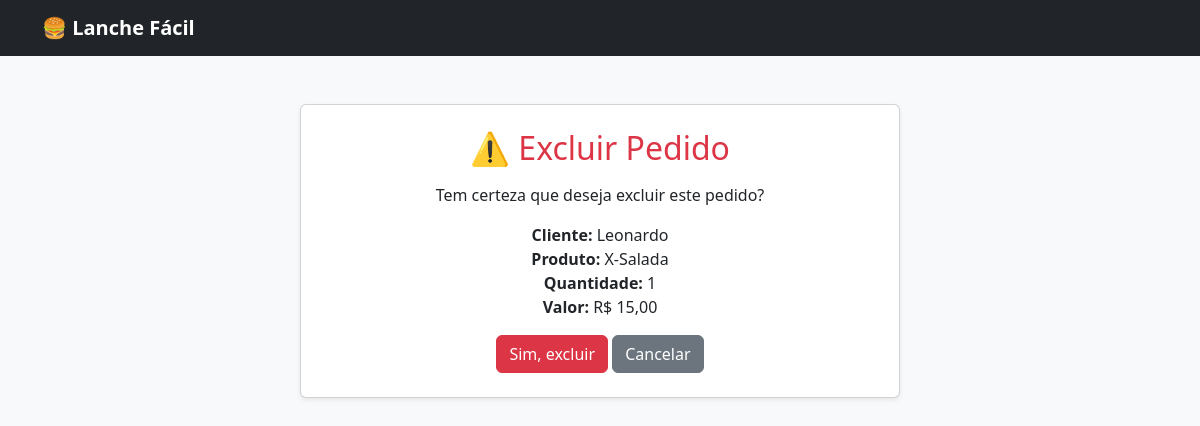
Screenshot of /pedidos/excluir/2/ with the database file from the repository.
### pedidos/models.py (models this page shows, shortened)
class Pedido(models.Model):
    cliente = models.ForeignKey(Cliente, on_delete=models.CASCADE)
    produto = models.ForeignKey(Produto, on_delete=models.CASCADE)
    quantidade = models.IntegerField()
    valor_total = models.DecimalField(max_digits=10, decimal_places=2)

class Cliente(models.Model):
    nome = models.CharField(max_length=100)
    telefone = models.CharField(max_length=20)

class Produto(models.Model):
    nome = models.CharField(max_length=100)
    categoria = models.CharField(max_length=50)
    preco = models.DecimalField(max_digits=10, decimal_places=2)

### pedidos/views.py (the view)
# urls.py: path("pedidos/excluir/<int:id>/", views.excluir_pedido, name="excluir_pedido"),
def excluir_pedido(request, id):
    pedido = get_object_or_404(Pedido, id=id)
    if request.method == "POST":
        pedido.delete()
        return redirect("lista_pedidos")
    return render(
        request,
        "pedidos/excluir_pedido.html",
        {"pedido": pedido}
    )

### pedidos/templates/pedidos/excluir_pedido.html (shortened to what this page needs)
<!DOCTYPE html>
<html lang="pt-br">
<head>
    <link
        href="https://cdn.jsdelivr.net/npm/bootstrap@5.3.3/dist/css/bootstrap.min.css"
        rel="stylesheet"
    >
</head>
<body class="bg-light">
<nav class="navbar navbar-dark bg-dark">
    <div class="container">
        <a class="navbar-brand fw-bold" href="/">
            🍔 Lanche Fácil
        </a>
    </div>
</nav>
<div class="container py-5">
    <div class="card shadow-sm mx-auto" style="max-width: 600px;">
        <div class="card-body p-4 text-center">
            <h2 class="text-danger mb-3">⚠️ Excluir Pedido</h2>
            <p>
                Tem certeza que deseja excluir este pedido?
            </p>
            <p>
                <strong>Cliente:</strong> {{ pedido.cliente.nome }}<br>
                <strong>Produto:</strong> {{ pedido.produto.nome }}<br>
                <strong>Quantidade:</strong> {{ pedido.quantidade }}<br>
                <strong>Valor:</strong> R$ {{ pedido.valor_total }}
            </p>
            <form method="POST" onsubmit="return confirmarExclusao();">
                <button type="submit" class="btn btn-danger">
                    Sim, excluir
                </button>
                <a href="{% url 'lista_pedidos' %}" class="btn btn-secondary">
                    Cancelar
                </a>
            </form>
        </div>
    </div>
</div>
</body>
</html>

### rows the page displays
Pedido: cliente.nome "Leonardo", produto.nome "X-Salada", quantidade "1", valor_total "15,00"
